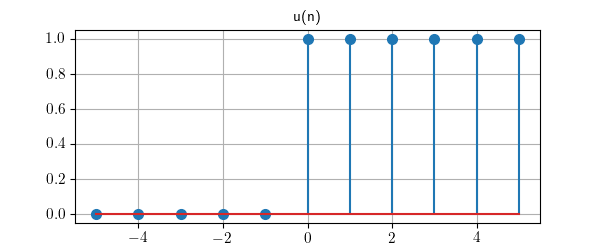

Recreate this plot in Python.
from matplotlib.pyplot import savefig, style
from lcapy import *

style.use('function.mplstyle')
u(n).plot((-5, 5), title='u(n)')
savefig(__file__.replace('.py', '.png'))
